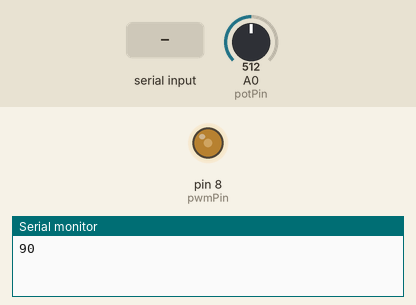
Recording of a sketch running on a simulated Arduino Uno, built with avr-gcc and run on an emulated ATmega328P. On the bench: output pins drawn as LEDs (lit = HIGH), the last lines printed to the serial monitor. Inputs (shaded band) come from the test bench; at power-on: A0 (potPin) = 512.

Above: at 1.2 s.
1.3 s: "90,45\n" received over Serial
At 2.5 s:
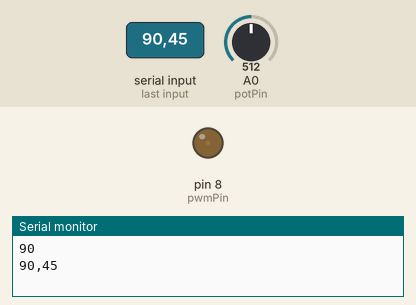
2.8 s: A0 (potPin) set to 527
At 3.2 s:
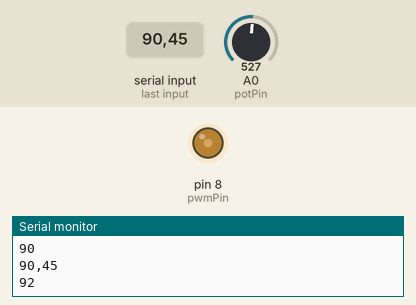
4.3 s: "500\n" received over Serial
At 5.3 s:
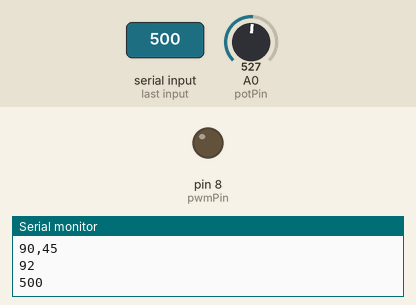
5.9 s: "30,150\n" received over Serial
At 7.0 s:
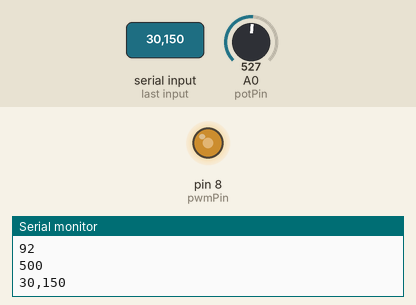
7.6 s: A0 (potPin) set to 511
At 8.9 s:
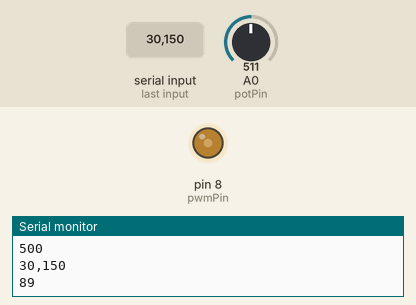
Timing chart, 0 to 10.2 s (numbered marks = the images above; inputs shaded):
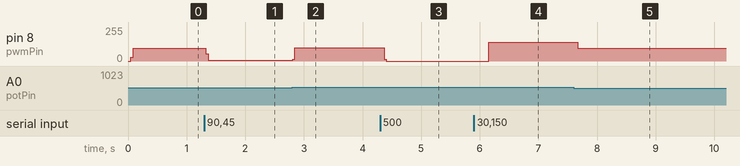

Measured:
- the behaviour switches between 514 and 515 on A0 (potPin) (found by bisection; images 1 and 2)
- after the input at 1.3 s, pin 8 (pwmPin): 97/255 → 6/255 at once
- after the input at 2.8 s, pin 8 (pwmPin): 6/255 → 99/255 at once
- after the input at 4.3 s, pin 8 (pwmPin): 99/255 → 0/255 after 0.07 s
- after the input at 5.9 s, pin 8 (pwmPin): 0/255 → 142/255 after 0.25 s
- after the input at 7.6 s, pin 8 (pwmPin): 142/255 → 97/255 after 0.07 s

The sketch:

arduino_lab2.ino
```cpp
#define pwmPin 8 // PWM pin for the servo
#define potPin A0 // Analog pin for potentiometer
const int minPulseWidth = 400; // Min pulse width for servo
const int maxPulseWidth = 2350; // Max pulse width for servo
const int frequency = 10; // to allow signal to be sent unterrupted
const int MaxChars = 4; // Max number of characters to read from serial port
char strValue[MaxChars+1]; // String to hold the incoming data
int index = 0; // Index for the string
int onTime; // Variable to hold the value to be sent to the servo
int val; // Variable to hold the value read from the potentiometer or from the serial port
int lastRead = 0; // Variable to hold the last value read from the potentiometer

void setup()
{
Serial.begin(9600); // Start serial communication at 9600 bps
pinMode(pwmPin,OUTPUT); // Set the pin as output for the servo


}

void loop()
{
  for (int i = 0; i < frequency; i++){ // This loop will mock a pwm signal
  digitalWrite(pwmPin,HIGH); // Send a HIGH pulse to the servo
  delayMicroseconds(onTime); // Wait for the pulse to finish
  digitalWrite(pwmPin,LOW); // Send a LOW pulse to the servo
  delayMicroseconds(20000-onTime); // Wait for the pulse to finish
  }
  val=analogRead(potPin); // Read the value from the potentiometer
  val=map(val,0,1023,minPulseWidth,maxPulseWidth); // Map the value read from the potentiometer to the range of the servo

  if(abs(lastRead - val) > 4){ // If the value read from the potentiometer is different from the last value read, send the value to the servo
    lastRead=val; // Update the last value read from the potentiometer
    onTime=val; // Update the value to be sent to the servo
    int feedback = map(onTime,minPulseWidth,maxPulseWidth,0,180); // Map the value of the range of the servo to the angle of the servo
    Serial.println(feedback); // Print the value to the serial port
  }
}

void release(){ // Function to release the servo
    while(Serial.available()==0){ // Wait for the serial port to be available
      digitalWrite(pwmPin,LOW); // Send a LOW pulse to the servo
    }

}

 void serialEvent()
{
  /*
  This function is called whenever there is data available on the serial port.
  It reads the incoming data and changes variable onTime to control the servo with pwm.

  */

  while(Serial.available()) {
    char ch = Serial.read(); // Read the incoming character from the serial port
      Serial.write(ch); // Write the character to the serial port
      if(index < MaxChars && isDigit(ch)) {  // If the character is a digit and the index is less than the max number of characters
            strValue[index++] = ch; // Add the character to the string
      } else { // If the character is not a digit or the index is greater than the max number of characters
            strValue[index] = 0;  // Null terminate the string
            val = atoi(strValue); // Convert the string to an integer value
  }
  if (val != 500){
  onTime = map(val,0,180,minPulseWidth,maxPulseWidth); // Map the value read from the potentiometer to the range of the servo
  }
  else if (val==500){ // If the value read from the potentiometer is equal to 500, release the servo

    release(); // Call the release function
  }
  }
   index = 0; // Reset the index
}
```
